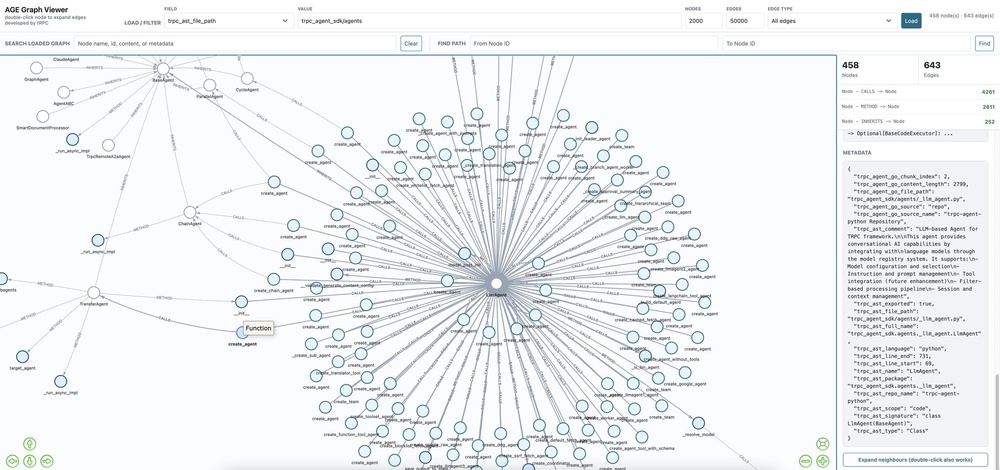
#> input picture assets/img/knowledge/viewer.jpg, 1000 x 470 px, shrunk from 2557 x 1203 before the run
$ python -i ocr.py   (imports and definitions only)
#> lines starting #> are read from the running program, lines starting #| are printed output that depends on the picture
#> further down, picture is the input picture: PIL image 1000x470 RGB; mean R, G, B 239.2, 241.3, 243.4
#!/usr/bin/env python3
"""
OCR Script for Image Text Extraction
Extract text from images using Tesseract OCR
"""

import argparse
import json
import sys
import os

try:
    import pytesseract
    from PIL import Image, ImageEnhance, ImageFilter
except ImportError as e:
    print(f"Error: Required package not installed: {e}", file=sys.stderr)
    print("Run: pip install pytesseract Pillow", file=sys.stderr)
    sys.exit(1)


def preprocess_image(image):
    """Apply preprocessing to improve OCR accuracy"""
    # Convert to grayscale
    image = image.convert('L')

    # Enhance contrast
    enhancer = ImageEnhance.Contrast(image)
    image = enhancer.enhance(2.0)
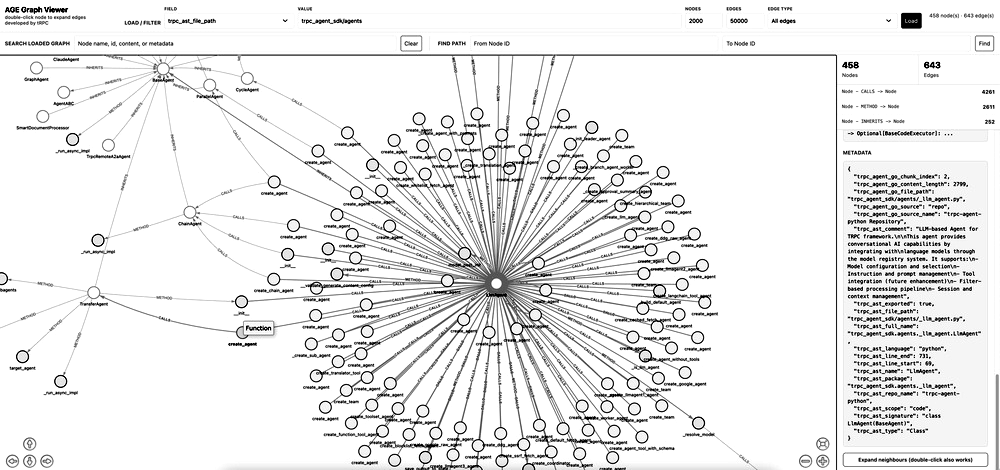
#> image: PIL image 1000x470 L; min 0, max 255, mean 234.7

    # Apply sharpening
    image = image.filter(ImageFilter.SHARPEN)
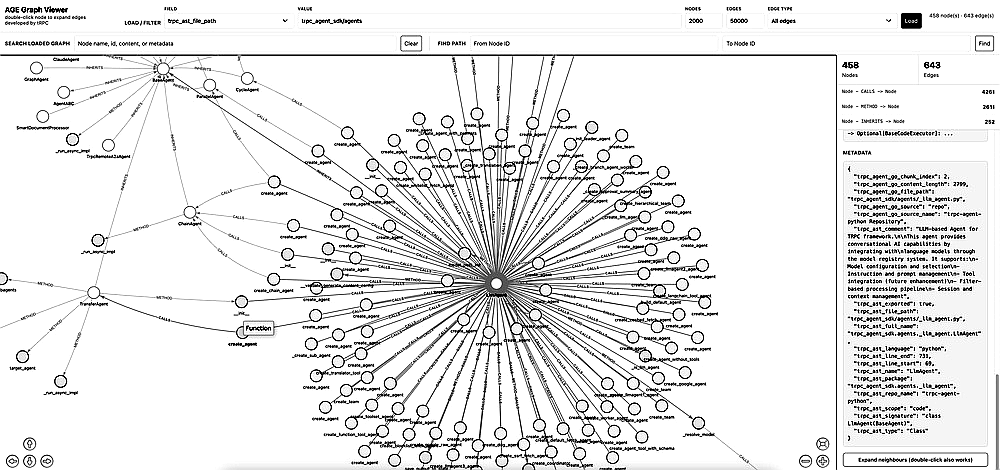
#> image: PIL image 1000x470 L; min 0, max 255, mean 231.9

    return image


# [78 lines left out: functions ocr_image, main, not called in this run]


# [2 lines not run here, left out]

>>> from PIL import Image
>>> picture = Image.open('../../../../../assets/img/knowledge/viewer.jpg')
>>> result = preprocess_image(picture)
